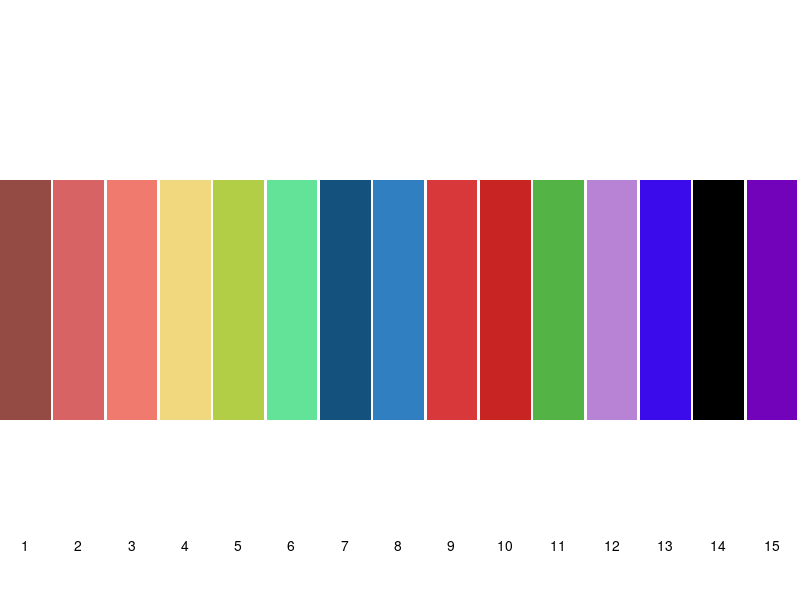

Here is the MATLAB script that generated this plot:
function DisplayCustomColorPalette()
    % 显示颜色集合中所有的颜色色块，并在每个色块下标出其索引号

    % 创建一个图形窗口用于显示色块
    figure('Name', 'Custom Color Palette', 'NumberTitle', 'off', 'Position', [100, 100, 800, 200]);

    % 获取定义好的16进制颜色集合
    colorset = Colorset();

    % 将16进制颜色值转换为RGB颜色矩阵
    colormapMatrix = cell2mat(cellfun(@Hex2rgb, colorset, 'UniformOutput', false));

    % 获取颜色数量
    numColors = size(colormapMatrix, 1);

    % 计算每个色块的宽度和位置
    cardWidth = 1 / numColors;
    gap = cardWidth * 0.05;  % 色块之间的间隙，设置为色块宽度的5%
    cardWidth = cardWidth - gap;  % 调整色块宽度以留出间隙

    for i = 1:numColors
        % 计算当前色块的位置
        xPos = (i-1) * (cardWidth + gap);

        % 创建一个新的坐标区域用于绘制色块
        axes('Position', [xPos, 0.3, cardWidth, 0.4]);
        rectangle('Position', [0, 0, 1, 1], 'FaceColor', colormapMatrix(i, :), 'EdgeColor', 'none');
        axis off; % 关闭坐标轴显示

        % 在每个色块下面的中心位置标上颜色的索引号，索引号颜色设为黑色
        text(0.5, -0.5, num2str(i), 'HorizontalAlignment', 'Center', 'VerticalAlignment', 'Top', 'FontSize', 10, 'Color', 'k');
    end
end

function colorset = Colorset()
    % 返回一个定义好的颜色集合，每个颜色由其16进制表示

    colorset = {
        '#934B43';
        '#D76364';
        '#EF7A6D';
        '#F1D77E';
        '#B1CE46';
        '#63E398';
        '#14517C';
        '#2F7FC1';
        '#D8383A';
        '#C82423';
        '#54B345';
        '#B883D4';
        '#3B0BEB';
        '#000000';
        '#7303BA';
    };
end

function rgb = Hex2rgb(hexStr)
    % 将16进制颜色字符串转换为RGB颜色向量

    % 输入参数:
    % hexStr - 以 '#' 开头的16进制颜色字符串

    % 去掉字符串开头的 '#' 字符
    hexStr = hexStr(2:end);

    % 分别转换红色（R）、绿色（G）、蓝色（B）分量
    r = hex2dec(hexStr(1:2));
    g = hex2dec(hexStr(3:4));
    b = hex2dec(hexStr(5:6));

    % 组合RGB值为一个向量，并将分量值标准化到 [0, 1] 区间
    rgb = [r, g, b] / 255;
end